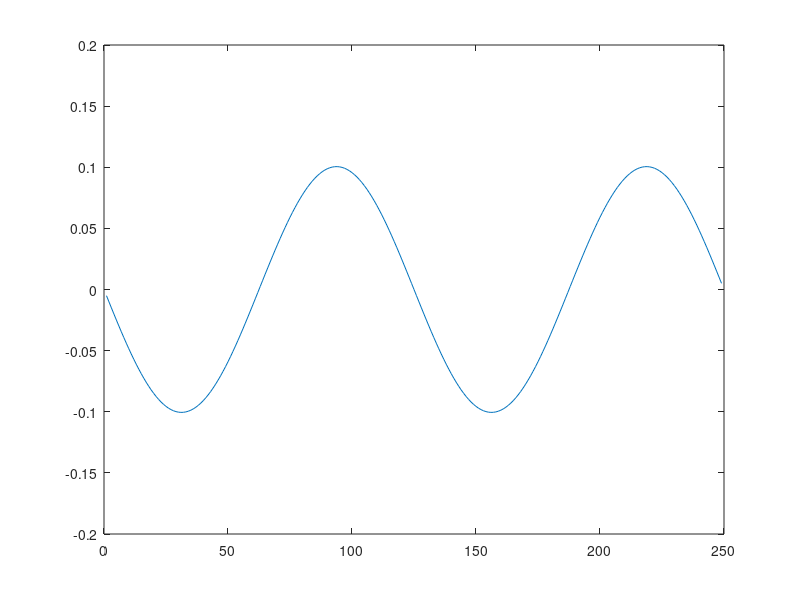
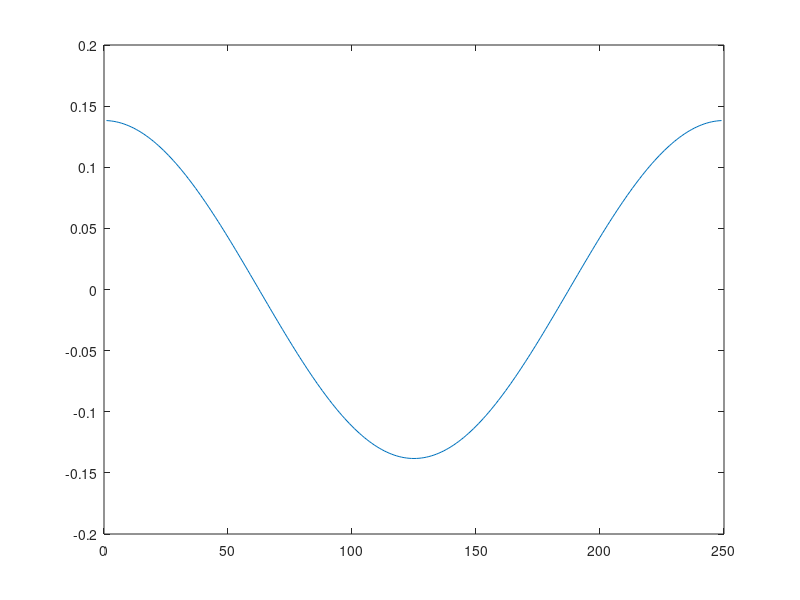

MATLAB code to generate these figures, in order:
R=load('radar.txt');
[n_row, n_col]=size(R);

dt=0.1; % second
v_prev = 0;
accelerations = [];

yawrate_prev = 0;
yaw_accelerations = [];

for i=1:n_row
    vx = R(i,7);
    vy = R(i, 8);
    v = sqrt(vx*vx+vy*vy);
    yawrate = R(i, 10);
    if (i > 1)
        acc = (v - v_prev) / dt;
        accelerations = [accelerations; acc];
        
        yaw_acc = (yawrate - yawrate_prev) / dt;
        yaw_accelerations = [yaw_accelerations; yaw_acc];
    end
    v_prev = v;
    yawrate_prev = yawrate;
end

mu_a = mean(accelerations);
std_a = std(accelerations);
fprintf('radar: mu_a=%f std_a=%f\n', mu_a, std_a)

mu_yawdd = mean(yaw_accelerations);
std_yawdd = std(yaw_accelerations);
fprintf('radar: mu_yawdd=%f std_yawdd=%f\n', mu_yawdd, std_yawdd)


L=load('laser.txt');
[n_row, n_col]=size(L);

dt=0.1; % second
v_prev = 0;
accelerations = [];

yawrate_prev = 0;
yaw_accelerations = [];

for i=1:n_row
    vx = L(i,6);
    vy = L(i, 7);
    v = sqrt(vx*vx+vy*vy);
    yawrate = L(i, 9);
    if (i > 1)
        acc = (v - v_prev) / dt;
        accelerations = [accelerations; acc];
        
        yaw_acc = (yawrate - yawrate_prev) / dt;
        yaw_accelerations = [yaw_accelerations; yaw_acc];
    end
    v_prev = v;
    yawrate_prev = yawrate;
end

mu_a = mean(accelerations);
std_a = std(accelerations);
fprintf('laser:: mu_a=%f std_a=%f\n', mu_a, std_a)

mu_yawdd = mean(yaw_accelerations);
std_yawdd = std(yaw_accelerations);
fprintf('laser: mu_yawdd=%f std_yawdd=%f\n', mu_yawdd, std_yawdd)

figure(1);
plot(accelerations);

figure(2);
plot(yaw_accelerations);
